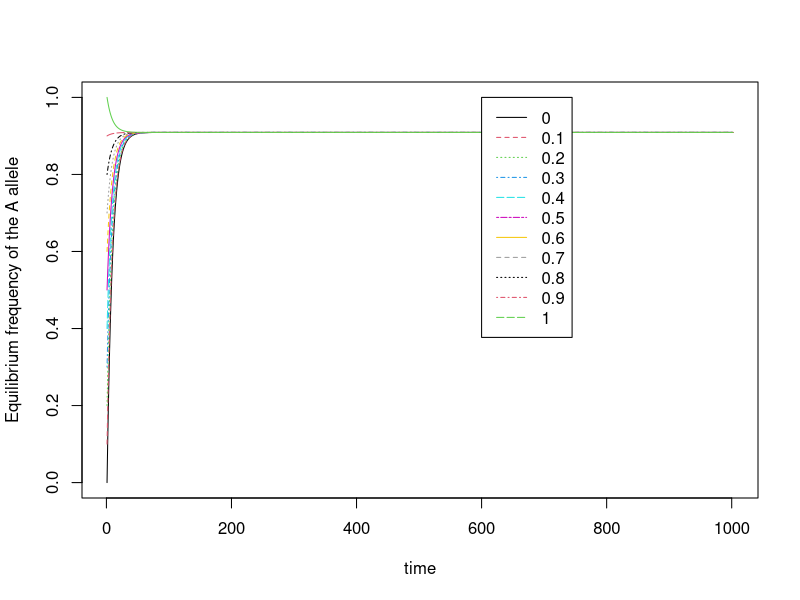

Recreate this plot in R.
forward_reverse_mutation <- function(forward = 0.01, reverse = 0.01, start_freq = 0.5, generations = 1000)

{
	freq <- start_freq + (1-start_freq)*forward - start_freq*reverse
	freq_array = NULL
	freq_array <- rbind(freq_array, start_freq, freq)
		
	for (j in 1:generations) {
 		freq <- freq + (1-freq)*forward - freq*reverse
		freq_array <- rbind(freq_array, freq)	
			}

matplot (freq_array, xlab="time", ylab="Equilibrium frequency of the A allele", ylim=c(0:1.0), type="l", col = 1:20)
legend(600, 1, start_freq, col = 1:20, lty = 1:20)

}

forward_reverse_mutation(forward = 0.1, reverse = 0.01, start_freq = seq(0.0, 1.0, by = 0.1), generations = 1000)

